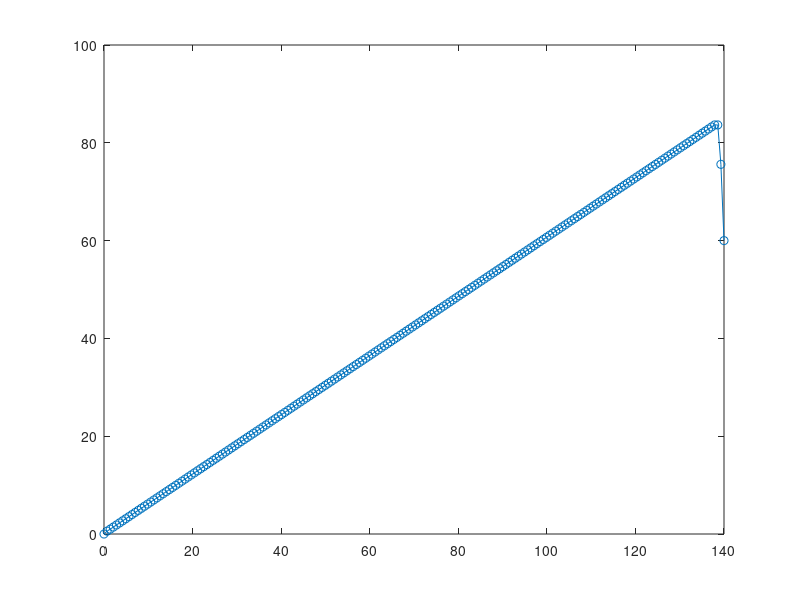

Write MATLAB code to recreate this figure.
%% ESEMPIO FMLS MODEL
clear;
clc;
%% Parametri del problema
alpha = 1.9;
sigma = 0.35;
r = 1;
K = 80;
x0 = 0;
xN = 140;
T = 1/2;
%% Parametri di discretizzazione
N = 200;
A = (r + 0.5*(sigma^alpha)*sec(alpha*pi*0.5));
b = @(x) -0.5*(sigma^alpha)*sec(alpha*pi*0.5)*ones(size(x));
c = @(x) zeros(size(x));
f = @(x) ones(size(x));
h = @(x) zeros(size(x));
d = -r;
%% Discretizzazione
dx = (xN-x0)/(N-1);
x = (x0:dx:xN)';
% Termine di trasporto 
e = ones(N,1);
Tr = spdiags([-A*e./(2*dx),A*e./(2*dx)],[-1,1],N,N); % Transport Term
% Derivata frazionaria sinistra e destra
B = spdiags(b(x),0,N,N);
C = spdiags(c(x),0,N,N);
omega = cumprod([1, 1 - ((alpha+1) ./ (1:(N)))]);
Tleft = -toeplitz(omega(2:N+1),[omega(2),omega(1),zeros(1,N-2)])./(dx^alpha);
fvec = f(x');
Tright = Tleft';
hvec = h(x');
% Termine di reazione
R = d*speye(N);
% Intervallo temporale
m = 100;
tt = linspace(0,T,m);
dt = tt(2)-tt(1);
% Parti della matrice per CN
P = zeros(N,N);
Q = zeros(N,N);
L = zeros(N,N);
P(2:N-1,2:N-1) = (dt/2)*B(2:N-1,2:N-1)*Tleft(2:N-1,2:N-1).*fvec(2:N-1);
Q(2:N-1,2:N-1) = (dt/2)*C(2:N-1,2:N-1)*Tright(2:N-1,2:N-1).*hvec(2:N-1);
L(2:N-1,2:N-1) = (dt/2)*Tr(2:N-1,2:N-1)+eye(N-2)+dt*R(2:N-1,2:N-1);
I = eye(N);
LEFT = I -P-Q;
RIGHT = L+P+Q;
V(:,1) = x';
z = zeros(N,1);

figure(1)
plot(x,V(:,1),'o-');
pause()
for j=2:m
    z(end) = max([x(end)-K*exp(-r*(T-tt(j))),0])
    V(:,j) = LEFT\(RIGHT*V(:,j-1)+z);
    plot(x,V(:,j),'o-');
    pause(1/25);
end
